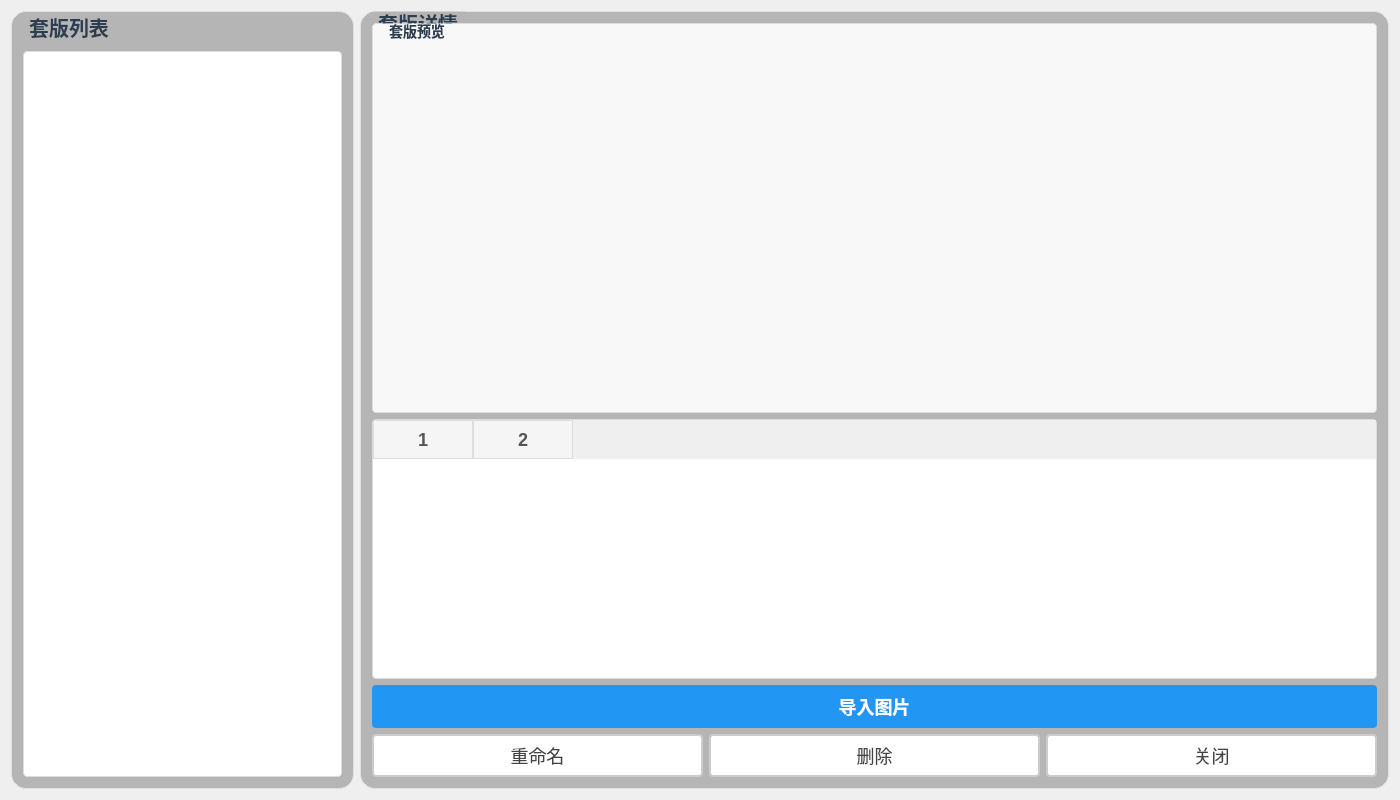
<?xml version="1.0" encoding="UTF-8"?>
<ui version="4.0">
 <class>DlgStampPatternManagerClass</class>
 <widget class="QDialog" name="DlgStampPatternManagerClass">
  <property name="geometry">
   <rect>
    <x>0</x>
    <y>0</y>
    <width>1400</width>
    <height>800</height>
   </rect>
  </property>
  <property name="windowTitle">
   <string>套版管理器</string>
  </property>
  <layout class="QHBoxLayout" name="hLayout_root" stretch="1,3">
   <item>
    <widget class="QGroupBox" name="gBox_patternList">
     <property name="styleSheet">
      <string notr="true">QGroupBox {
    font-size: 20px;
    font-weight: bold;
    background-color: rgb(181, 181, 181);
    border: 1px solid #e0e0e0;
    border-radius: 15px;
    padding-top: 28px;
}
QGroupBox::title {
    subcontrol-origin: margin;
    subcontrol-position: top left;
    left: 10px;
    top: 4px;
    padding: 0 5px;
    color: #2c3e50;
}</string>
     </property>
     <property name="title">
      <string>套版列表</string>
     </property>
     <layout class="QVBoxLayout" name="vLayout_list">
      <item>
       <widget class="QListView" name="listView_patternList">
        <property name="selectionMode">
         <enum>QAbstractItemView::SingleSelection</enum>
        </property>
        <property name="styleSheet">
         <string notr="true">QListView {
    font-size: 18px;
    color: #444;
    background-color: white;
    border: 1px solid #DDD;
    border-radius: 4px;
    padding: 4px;
}
QListView::item {
    padding: 8px 12px;
    border-bottom: 1px solid #EEE;
}
QListView::item:selected {
    background-color: #2196F3;
    color: white;
}
QListView::item:hover {
    background-color: #E3F2FD;
}</string>
        </property>
       </widget>
      </item>
     </layout>
    </widget>
   </item>
   <item>
    <widget class="QGroupBox" name="gBox_detail">
     <property name="styleSheet">
      <string notr="true">QGroupBox {
    font-size: 20px;
    font-weight: bold;
    background-color: rgb(181, 181, 181);
    border: 1px solid #e0e0e0;
    border-radius: 15px;
}
QGroupBox::title {
    subcontrol-origin: margin;
    left: 10px;
    padding: 0 5px;
    color: #2c3e50;
}</string>
     </property>
     <property name="title">
      <string>套版详情</string>
     </property>
     <layout class="QVBoxLayout" name="vLayout_detail" stretch="3,2,1">
      <item>
       <widget class="QGroupBox" name="gBox_imgPreview">
        <property name="styleSheet">
         <string notr="true">QGroupBox {
    border: 1px solid #DDD;
    border-radius: 4px;
    font: bold 14px;
    color: #666;
    background-color: #F8F8F8;
    padding: 5px;
}
QGroupBox::title {
    subcontrol-origin: margin;
    subcontrol-position: top left;
    left: 10px;
    padding: 0 5px;
}</string>
        </property>
        <property name="title">
         <string>套版预览</string>
        </property>
        <layout class="QVBoxLayout" name="vLayout_preview">
         <item>
          <widget class="QLabel" name="label_imgPreview">
           <property name="sizePolicy">
            <sizepolicy hsizetype="Expanding" vsizetype="Expanding">
             <horstretch>0</horstretch>
             <verstretch>0</verstretch>
            </sizepolicy>
           </property>
           <property name="minimumSize">
            <size>
             <width>320</width>
             <height>240</height>
            </size>
           </property>
           <property name="text">
            <string/>
           </property>
           <property name="alignment">
            <set>Qt::AlignmentFlag::AlignCenter</set>
           </property>
          </widget>
         </item>
        </layout>
       </widget>
      </item>
      <item>
       <widget class="QTableWidget" name="tableWidget_patternInfo">
        <property name="styleSheet">
         <string notr="true">QTableWidget {
    font-size: 18px;
    color: #444;
    background-color: white;
    border: 1px solid #DDD;
    border-radius: 4px;
    gridline-color: #EEE;
}
QTableWidget::item {
    padding: 6px 10px;
}
QHeaderView::section {
    background-color: #F5F5F5;
    border: 1px solid #DDD;
    padding: 6px 10px;
    font-size: 18px;
    font-weight: bold;
    color: rgb(85, 85, 85);
}</string>
        </property>
        <property name="columnCount">
         <number>2</number>
        </property>
       </widget>
      </item>
            <item>
       <layout class="QVBoxLayout" name="vLayout_actions">
        <item>
         <layout class="QHBoxLayout" name="hLayout_actions1">
          <item>
           <widget class="QPushButton" name="pbtn_import">
            <property name="styleSheet">
             <string notr="true">QPushButton {
    padding: 6px 14px;
    border: 2px solid #2196F3;
    border-radius: 4px;
    background-color: #2196F3;
    color: white;
    font-size: 18px;
    font-weight: bold;
}
QPushButton:hover {
    border-color: #1565C0;
    background-color: #1565C0;
}
QPushButton:pressed {
    border-color: #0D47A1;
    background-color: #0D47A1;
}</string>
            </property>
            <property name="text">
             <string>导入图片</string>
            </property>
           </widget>
          </item>
                             </layout>
        </item>
        <item>
         <layout class="QHBoxLayout" name="hLayout_actions2">
          <item>
           <widget class="QPushButton" name="pbtn_rename">
            <property name="styleSheet">
             <string notr="true">QPushButton {
    padding: 6px 14px;
    border: 2px solid #CCC;
    border-radius: 4px;
    background-color: white;
    color: #444;
    font-size: 18px;
}
QPushButton:hover {
    border-color: #999;
    background-color: #F5F5F5;
}
QPushButton:pressed {
    border-color: #999;
    background-color: #EEE;
}</string>
            </property>
            <property name="text">
             <string>重命名</string>
            </property>
           </widget>
          </item>
          <item>
           <widget class="QPushButton" name="pbtn_delete">
            <property name="styleSheet">
             <string notr="true">QPushButton {
    padding: 6px 14px;
    border: 2px solid #CCC;
    border-radius: 4px;
    background-color: white;
    color: #444;
    font-size: 18px;
}
QPushButton:hover {
    border-color: #999;
    background-color: #F5F5F5;
}
QPushButton:pressed {
    border-color: #777;
    background-color: #EEE;
}</string>
            </property>
            <property name="text">
             <string>删除</string>
            </property>
           </widget>
          </item>
          <item>
           <widget class="QPushButton" name="pbtn_exit">
            <property name="styleSheet">
             <string notr="true">QPushButton {
    padding: 6px 14px;
    border: 2px solid #CCC;
    border-radius: 4px;
    background-color: white;
    color: #444;
    font-size: 18px;
}
QPushButton:hover {
    border-color: #999;
    background-color: #F5F5F5;
}
QPushButton:pressed {
    border-color: #777;
    background-color: #EEE;
}</string>
            </property>
            <property name="text">
             <string>关闭</string>
            </property>
           </widget>
          </item>
         </layout>
        </item>
       </layout>
      </item>
     </layout>
    </widget>
   </item>
  </layout>
 </widget>
 <layoutdefault spacing="6" margin="11"/>
 <resources/>
 <connections/>
</ui>
